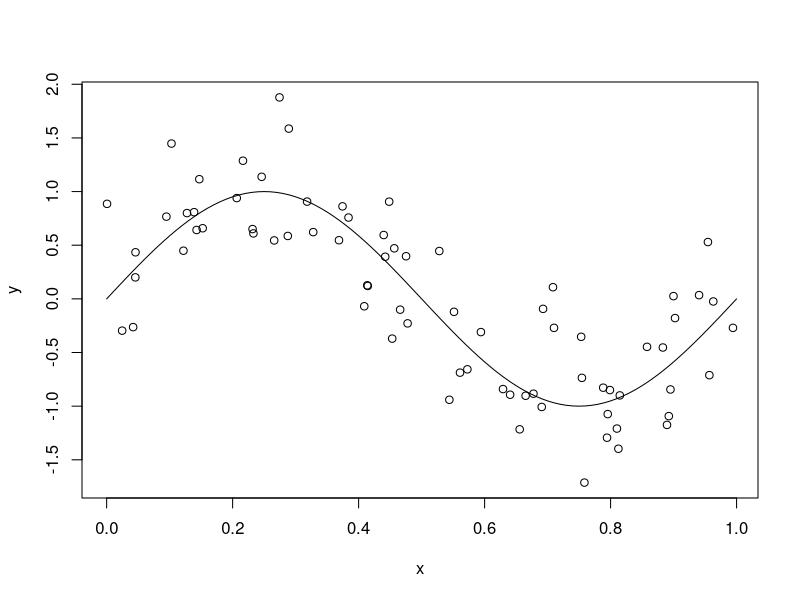
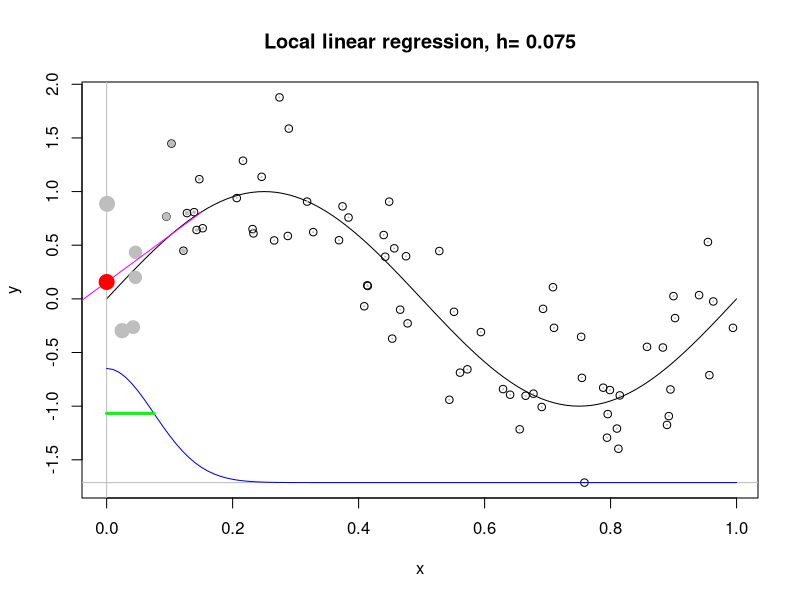
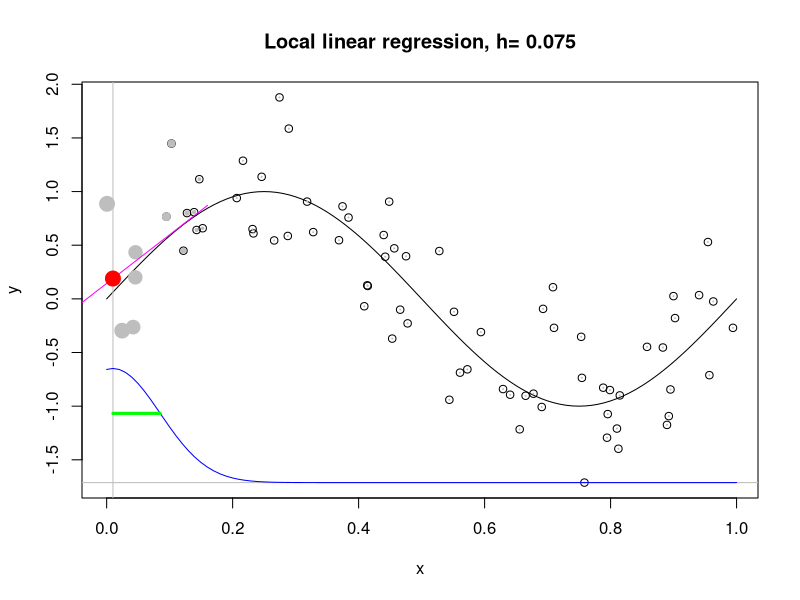
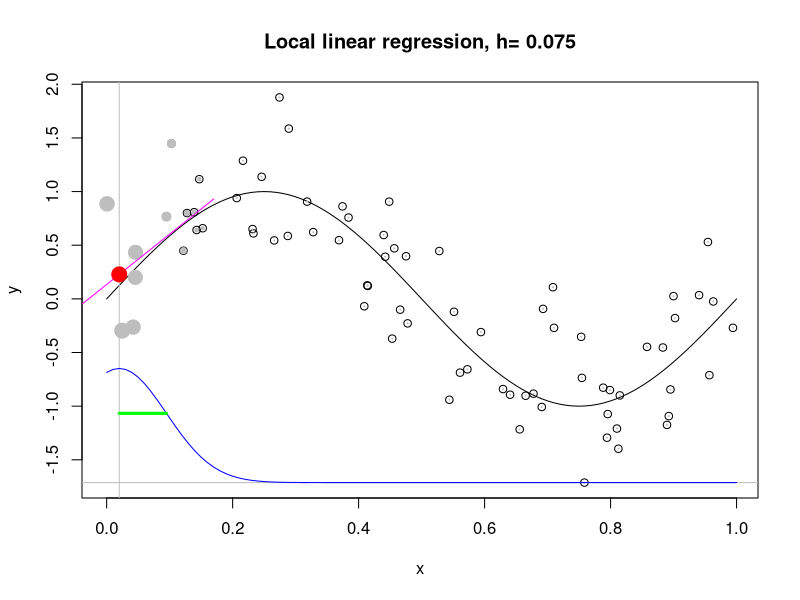
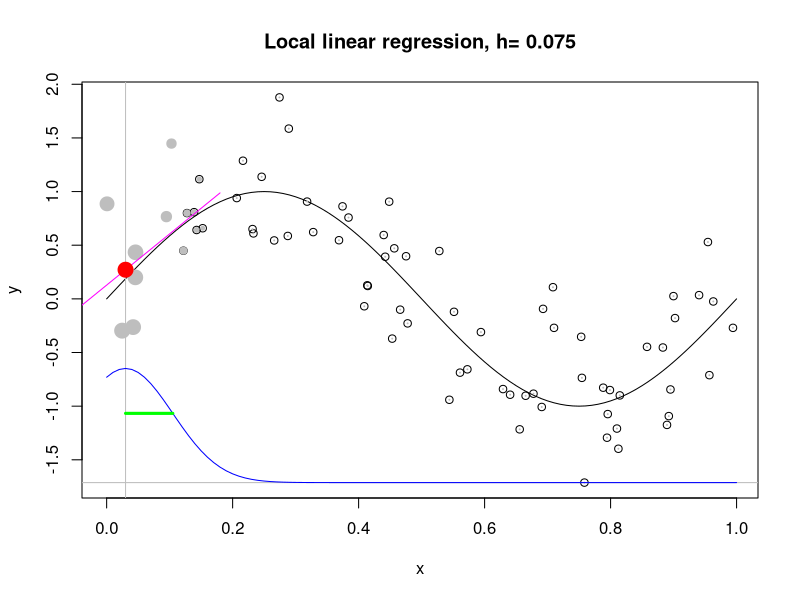
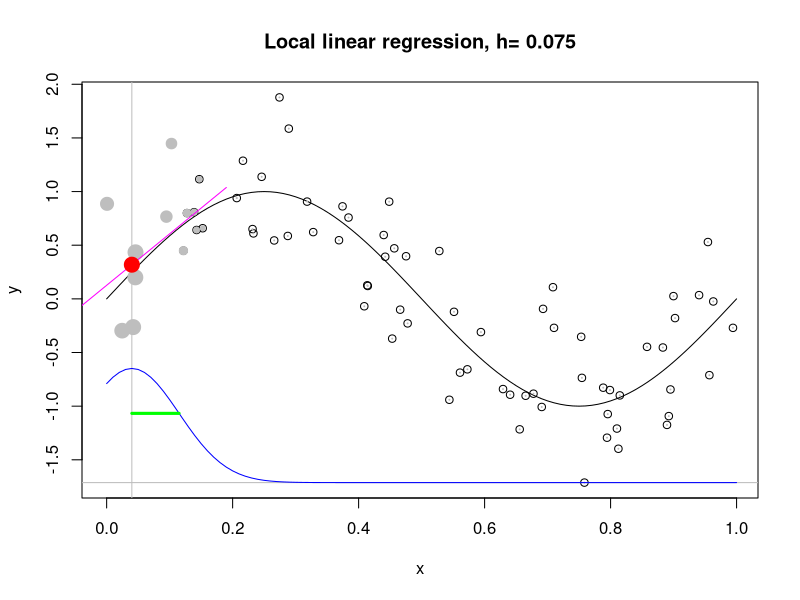
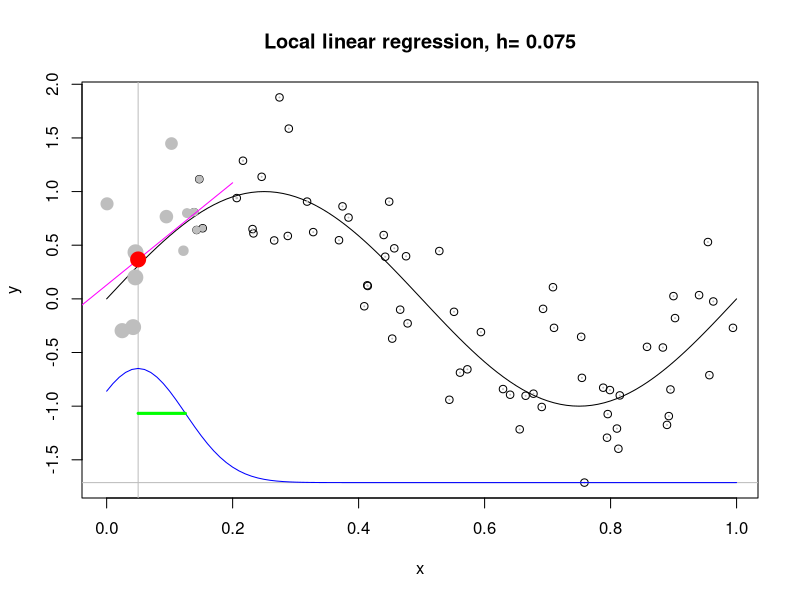
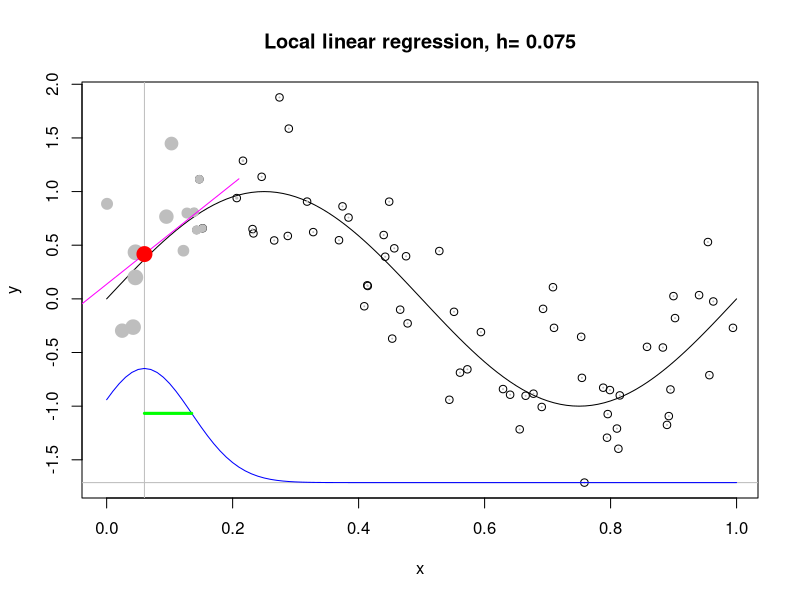

Write the R code that produced these figures, in order. (Note: a time limit stopped this script after it produced the figures.)
## ---- chunk 1
knitr::opts_chunk$set(echo = FALSE)
## ---- chunk 2
set.seed(123) # for reproducibility (123 produces nice plots)
tg <- seq(0,1,by=.01) # Regular grid of values t
nt <- length(tg)      # number of points t in the regular grid
mtg <- sin(2*pi*tg)   # m(tg), true regression 
# generating data
n <- 75       # number of observed data
sigma.e <- .5 # standard deviation of the random noise
x <- runif(n)
mx <- sin(2*pi*x)
y <- mx + rnorm(n,0,sigma.e)

plot(x,y)
lines(tg,mtg)
## ---- chunk 3
step <- .01
vt <- seq(0,1,by=step)

h <- .075

for (t in vt){
  plot(x,y, main=paste("Local linear regression, h=",h))
  lines(tg,mtg)
  abline(v=t,col="grey")
  # Defining the weigths by a Gaussian kernel
  x.t <- x-t
  w.t <- dnorm(x.t,mean=0,sd=h)
  points(x,y,pch=19,cex=2*w.t/(dnorm(0)/h),col="gray")
  # Adding to the graphic the kernel function, evaluated at tg
  abline(h=min(y),col="grey")
  cte=.2 # We define this constant just to have a nice graphic
  lines(tg, min(y) + dnorm(tg-t,mean=0,sd=h) * cte, col="blue" )
  sign_h <- 2*as.numeric(t+h<=1)-1
  lines(c(t,t+sign_h*h),c(min(y) + dnorm(h,mean=0,sd=h) * cte, 
                   min(y) + dnorm(h,mean=0,sd=h) * cte),col="green",lwd=3)
  # Fiting the local linear regression around t
  # points(x,y,pch=19,cex=w.t/2)
  lm.t <- lm(y~x.t,weights=w.t)
  hat.mt <- lm.t$coefficients[1]
  # Plotting the local linear fit around t
  t.minus.h <- t-2*h
  t.plus.h <- t+2*h
  lines( c(t.minus.h, t.plus.h), 
         c(lm.t$coefficients[1]-2*h*lm.t$coefficients[2], 
           lm.t$coefficients[1]+2*h*lm.t$coefficients[2]), col="magenta")
  # Marking the estimated value of m(t)
  points(t,hat.mt,pch=19,cex=2,col="red")
}

# Estimating $m(t)$, for all `t` in `tg`.
hat.mtg <- numeric(nt)
for (i in 1:nt){
  t <- tg[i]
  x.t <- x-t
  w.t <- dnorm(x.t,mean=0,sd=h)
  lm.t <- lm(y~x.t,weights=w.t)
  hat.mtg[i] <- lm.t$coefficients[1]
}

# Repeating the animated plot, but now adding the estimated function 
for (t in vt){
  plot(x,y, main=paste("Local linear regression, h=",h))
  lines(tg,mtg)
  abline(v=t,col="grey")
  # Defining the weigths by a Gaussian kernel
  x.t <- x-t
  w.t <- dnorm(x.t,mean=0,sd=h)
  points(x,y,pch=19,cex=2*w.t/(dnorm(0)/h),col="gray")
  # Adding to the graphic the kernel function, evaluated at tg
  abline(h=min(y),col="grey")
  cte=.2 # We define this constant just to have a nice graphic
  lines(tg, min(y) + dnorm(tg-t,mean=0,sd=h) * cte, col="blue" )
  sign_h <- 2*as.numeric(t+h<=1)-1
  lines(c(t,t+sign_h*h),c(min(y) + dnorm(h,mean=0,sd=h) * cte, 
                   min(y) + dnorm(h,mean=0,sd=h) * cte),col="green",lwd=3)
  # Fiting the local linear regression around t
  lm.t <- lm(y~x.t,weights=w.t)
  hat.mt <- lm.t$coefficients[1]
  # Plotting the local linear fit around t
  t.minus.h <- t-2*h
  t.plus.h <- t+2*h
  lines( c(t.minus.h, t.plus.h), 
         c(lm.t$coefficients[1]-2*h*lm.t$coefficients[2], 
           lm.t$coefficients[1]+2*h*lm.t$coefficients[2]), col="magenta")
  # Marking the estimated value of m(t)
  points(t,hat.mt,pch=19,cex=2,col="red")
  lines(tg[tg<=t],hat.mtg[tg<=t],col=2,lwd=3)
}

## ---- chunk 4
h <- .025 

for (t in vt){
  plot(x,y, main=paste("Local linear regression, h=",h))
  lines(tg,mtg)
  abline(v=t,col="grey")
  # Defining the weigths by a Gaussian kernel
  x.t <- x-t
  w.t <- dnorm(x.t,mean=0,sd=h)
  points(x,y,pch=19,cex=2*w.t/(dnorm(0)/h),col="gray")
  # Adding to the graphic the kernel function, evaluated at tg
  abline(h=min(y),col="grey")
  cte=.2 # We define this constant just to have a nice graphic
  lines(tg, min(y) + dnorm(tg-t,mean=0,sd=h) * cte, col="blue" )
  sign_h <- 2*as.numeric(t+h<=1)-1
  lines(c(t,t+sign_h*h),c(min(y) + dnorm(h,mean=0,sd=h) * cte, 
                   min(y) + dnorm(h,mean=0,sd=h) * cte),col="green",lwd=3)
  # Fiting the local linear regression around t
  # points(x,y,pch=19,cex=w.t/2)
  lm.t <- lm(y~x.t,weights=w.t)
  hat.mt <- lm.t$coefficients[1]
  # Plotting the local linear fit around t
  t.minus.h <- t-2*h
  t.plus.h <- t+2*h
  lines( c(t.minus.h, t.plus.h), 
         c(lm.t$coefficients[1]-2*h*lm.t$coefficients[2], 
           lm.t$coefficients[1]+2*h*lm.t$coefficients[2]), col="magenta")
  # Marking the estimated value of m(t)
  points(t,hat.mt,pch=19,cex=2,col="red")
}

# Estimating $m(t)$, for all `t` in `tg`.
hat.mtg <- numeric(nt)
for (i in 1:nt){
  t <- tg[i]
  x.t <- x-t
  w.t <- dnorm(x.t,mean=0,sd=h)
  lm.t <- lm(y~x.t,weights=w.t)
  hat.mtg[i] <- lm.t$coefficients[1]
}

# Repeating the animated plot, but now adding the estimated function 
for (t in vt){
  plot(x,y, main=paste("Local linear regression, h=",h))
  lines(tg,mtg)
  abline(v=t,col="grey")
  # Defining the weigths by a Gaussian kernel
  x.t <- x-t
  w.t <- dnorm(x.t,mean=0,sd=h)
  points(x,y,pch=19,cex=2*w.t/(dnorm(0)/h),col="gray")
  # Adding to the graphic the kernel function, evaluated at tg
  abline(h=min(y),col="grey")
  cte=.2 # We define this constant just to have a nice graphic
  lines(tg, min(y) + dnorm(tg-t,mean=0,sd=h) * cte, col="blue" )
  sign_h <- 2*as.numeric(t+h<=1)-1
  lines(c(t,t+sign_h*h),c(min(y) + dnorm(h,mean=0,sd=h) * cte, 
                   min(y) + dnorm(h,mean=0,sd=h) * cte),col="green",lwd=3)
  # Fiting the local linear regression around t
  lm.t <- lm(y~x.t,weights=w.t)
  hat.mt <- lm.t$coefficients[1]
  # Plotting the local linear fit around t
  t.minus.h <- t-2*h
  t.plus.h <- t+2*h
  lines( c(t.minus.h, t.plus.h), 
         c(lm.t$coefficients[1]-2*h*lm.t$coefficients[2], 
           lm.t$coefficients[1]+2*h*lm.t$coefficients[2]), col="magenta")
  # Marking the estimated value of m(t)
  points(t,hat.mt,pch=19,cex=2,col="red")
  lines(tg[tg<=t],hat.mtg[tg<=t],col=2,lwd=3)
}
## ---- chunk 5
h <- .2 

for (t in vt){
  plot(x,y, main=paste("Local linear regression, h=",h))
  lines(tg,mtg)
  abline(v=t,col="grey")
  # Defining the weigths by a Gaussian kernel
  x.t <- x-t
  w.t <- dnorm(x.t,mean=0,sd=h)
  points(x,y,pch=19,cex=2*w.t/(dnorm(0)/h),col="gray")
  # Adding to the graphic the kernel function, evaluated at tg
  abline(h=min(y),col="grey")
  cte=.2 # We define this constant just to have a nice graphic
  lines(tg, min(y) + dnorm(tg-t,mean=0,sd=h) * cte, col="blue" )
  sign_h <- 2*as.numeric(t+h<=1)-1
  lines(c(t,t+sign_h*h),c(min(y) + dnorm(h,mean=0,sd=h) * cte, 
                   min(y) + dnorm(h,mean=0,sd=h) * cte),col="green",lwd=3)
  # Fiting the local linear regression around t
  # points(x,y,pch=19,cex=w.t/2)
  lm.t <- lm(y~x.t,weights=w.t)
  hat.mt <- lm.t$coefficients[1]
  # Plotting the local linear fit around t
  t.minus.h <- t-2*h
  t.plus.h <- t+2*h
  lines( c(t.minus.h, t.plus.h), 
         c(lm.t$coefficients[1]-2*h*lm.t$coefficients[2], 
           lm.t$coefficients[1]+2*h*lm.t$coefficients[2]), col="magenta")
  # Marking the estimated value of m(t)
  points(t,hat.mt,pch=19,cex=2,col="red")
}

# Estimating $m(t)$, for all `t` in `tg`.
hat.mtg <- numeric(nt)
for (i in 1:nt){
  t <- tg[i]
  x.t <- x-t
  w.t <- dnorm(x.t,mean=0,sd=h)
  lm.t <- lm(y~x.t,weights=w.t)
  hat.mtg[i] <- lm.t$coefficients[1]
}

# Repeating the animated plot, but now adding the estimated function 
for (t in vt){
  plot(x,y, main=paste("Local linear regression, h=",h))
  lines(tg,mtg)
  abline(v=t,col="grey")
  # Defining the weigths by a Gaussian kernel
  x.t <- x-t
  w.t <- dnorm(x.t,mean=0,sd=h)
  points(x,y,pch=19,cex=2*w.t/(dnorm(0)/h),col="gray")
  # Adding to the graphic the kernel function, evaluated at tg
  abline(h=min(y),col="grey")
  cte=.2 # We define this constant just to have a nice graphic
  lines(tg, min(y) + dnorm(tg-t,mean=0,sd=h) * cte, col="blue" )
  sign_h <- 2*as.numeric(t+h<=1)-1
  lines(c(t,t+sign_h*h),c(min(y) + dnorm(h,mean=0,sd=h) * cte, 
                   min(y) + dnorm(h,mean=0,sd=h) * cte),col="green",lwd=3)
  # Fiting the local linear regression around t
  lm.t <- lm(y~x.t,weights=w.t)
  hat.mt <- lm.t$coefficients[1]
  # Plotting the local linear fit around t
  t.minus.h <- t-2*h
  t.plus.h <- t+2*h
  lines( c(t.minus.h, t.plus.h), 
         c(lm.t$coefficients[1]-2*h*lm.t$coefficients[2], 
           lm.t$coefficients[1]+2*h*lm.t$coefficients[2]), col="magenta")
  # Marking the estimated value of m(t)
  points(t,hat.mt,pch=19,cex=2,col="red")
  lines(tg[tg<=t],hat.mtg[tg<=t],col=2,lwd=3)
}
## ---- chunk 6
h <- .5 

for (t in vt){
  plot(x,y, main=paste("Local linear regression, h=",h))
  lines(tg,mtg)
  abline(v=t,col="grey")
  # Defining the weigths by a Gaussian kernel
  x.t <- x-t
  w.t <- dnorm(x.t,mean=0,sd=h)
  points(x,y,pch=19,cex=2*w.t/(dnorm(0)/h),col="gray")
  # Adding to the graphic the kernel function, evaluated at tg
  abline(h=min(y),col="grey")
  cte=.2 # We define this constant just to have a nice graphic
  lines(tg, min(y) + dnorm(tg-t,mean=0,sd=h) * cte, col="blue" )
  sign_h <- 2*as.numeric(t+h<=1)-1
  lines(c(t,t+sign_h*h),c(min(y) + dnorm(h,mean=0,sd=h) * cte, 
                   min(y) + dnorm(h,mean=0,sd=h) * cte),col="green",lwd=3)
  # Fiting the local linear regression around t
  # points(x,y,pch=19,cex=w.t/2)
  lm.t <- lm(y~x.t,weights=w.t)
  hat.mt <- lm.t$coefficients[1]
  # Plotting the local linear fit around t
  t.minus.h <- t-2*h
  t.plus.h <- t+2*h
  lines( c(t.minus.h, t.plus.h), 
         c(lm.t$coefficients[1]-2*h*lm.t$coefficients[2], 
           lm.t$coefficients[1]+2*h*lm.t$coefficients[2]), col="magenta")
  # Marking the estimated value of m(t)
  points(t,hat.mt,pch=19,cex=2,col="red")
}

# Estimating $m(t)$, for all `t` in `tg`.
hat.mtg <- numeric(nt)
for (i in 1:nt){
  t <- tg[i]
  x.t <- x-t
  w.t <- dnorm(x.t,mean=0,sd=h)
  lm.t <- lm(y~x.t,weights=w.t)
  hat.mtg[i] <- lm.t$coefficients[1]
}

# Repeating the animated plot, but now adding the estimated function 
for (t in vt){
  plot(x,y, main=paste("Local linear regression, h=",h))
  lines(tg,mtg)
  abline(v=t,col="grey")
  # Defining the weigths by a Gaussian kernel
  x.t <- x-t
  w.t <- dnorm(x.t,mean=0,sd=h)
  points(x,y,pch=19,cex=2*w.t/(dnorm(0)/h),col="gray")
  # Adding to the graphic the kernel function, evaluated at tg
  abline(h=min(y),col="grey")
  cte=.2 # We define this constant just to have a nice graphic
  lines(tg, min(y) + dnorm(tg-t,mean=0,sd=h) * cte, col="blue" )
  sign_h <- 2*as.numeric(t+h<=1)-1
  lines(c(t,t+sign_h*h),c(min(y) + dnorm(h,mean=0,sd=h) * cte, 
                   min(y) + dnorm(h,mean=0,sd=h) * cte),col="green",lwd=3)
  # Fiting the local linear regression around t
  lm.t <- lm(y~x.t,weights=w.t)
  hat.mt <- lm.t$coefficients[1]
  # Plotting the local linear fit around t
  t.minus.h <- t-2*h
  t.plus.h <- t+2*h
  lines( c(t.minus.h, t.plus.h), 
         c(lm.t$coefficients[1]-2*h*lm.t$coefficients[2], 
           lm.t$coefficients[1]+2*h*lm.t$coefficients[2]), col="magenta")
  # Marking the estimated value of m(t)
  points(t,hat.mt,pch=19,cex=2,col="red")
  lines(tg[tg<=t],hat.mtg[tg<=t],col=2,lwd=3)
}
## ---- chunk 7
vh <- c(.025, .075, .2, .5)
op<-par(mfrow=c(2,2))

for (t in vt){
  for (h in vh){
    plot(x,y, main=paste("Local linear regression, h=",h))
    lines(tg,mtg)
    abline(v=t,col="grey")
    # Defining the weigths by a Gaussian kernel
    x.t <- x-t
    w.t <- dnorm(x.t,mean=0,sd=h)
    points(x,y,pch=19,cex=2*w.t/(dnorm(0)/h),col="gray")
    # Adding to the graphic the kernel function, evaluated at tg
    abline(h=min(y),col="grey")
    cte=.2 # We define this constant just to have a nice graphic
    lines(tg, min(y) + dnorm(tg-t,mean=0,sd=h) * cte, col="blue" )
    sign_h <- 2*as.numeric(t+h<=1)-1
    lines(c(t,t+sign_h*h),c(min(y) + dnorm(h,mean=0,sd=h) * cte, 
                     min(y) + dnorm(h,mean=0,sd=h) * cte),col="green",lwd=3)
    # Fiting the local linear regression around t
    # points(x,y,pch=19,cex=w.t/2)
    lm.t <- lm(y~x.t,weights=w.t)
    hat.mt <- lm.t$coefficients[1]
    # Plotting the local linear fit around t
    t.minus.h <- t-2*h
    t.plus.h <- t+2*h
    lines( c(t.minus.h, t.plus.h), 
           c(lm.t$coefficients[1]-2*h*lm.t$coefficients[2], 
             lm.t$coefficients[1]+2*h*lm.t$coefficients[2]), col="magenta")
    # Marking the estimated value of m(t)
    points(t,hat.mt,pch=19,cex=2,col="red")
  }
}

# Repeating the animated plot, but now adding the estimated function 
for(t in vt){
  for (h in vh){
    plot(x,y, main=paste("Local linear regression, h=",h))
    lines(tg,mtg)
    abline(v=t,col="grey")
    # Defining the weights by a Gaussian kernel
    x.t <- x-t
    w.t <- dnorm(x.t,mean=0,sd=h)
    points(x,y,pch=19,cex=2*w.t/(dnorm(0)/h),col="gray")
    # Adding to the graphic the kernel function, evaluated at tg
    abline(h=min(y),col="grey")
    cte=.2 # We define this constant just to have a nice graphic
    lines(tg, min(y) + dnorm(tg-t,mean=0,sd=h) * cte, col="blue" )
    sign_h <- 2*as.numeric(t+h<=1)-1
    lines(c(t,t+sign_h*h),c(min(y) + dnorm(h,mean=0,sd=h) * cte, 
                     min(y) + dnorm(h,mean=0,sd=h) * cte),col="green",lwd=3)
    # Fiting the local linear regression around t
    lm.t <- lm(y~x.t,weights=w.t)
    hat.mt <- lm.t$coefficients[1]
    # Plotting the local linear fit around t
    t.minus.h <- t-2*h
    t.plus.h <- t+2*h
    lines( c(t.minus.h, t.plus.h), 
           c(lm.t$coefficients[1]-2*h*lm.t$coefficients[2], 
             lm.t$coefficients[1]+2*h*lm.t$coefficients[2]), col="magenta")
    # Marking the estimated value of m(t)
    points(t,hat.mt,pch=19,cex=2,col="red")
  
    # Estimating $m(t)$, for all `t` in `tg`.
    hat.mtg <- numeric(nt)
    for (i in 1:nt){
      x.t <- x-tg[i]
      w.t <- dnorm(x.t,mean=0,sd=h)
      lm.t <- lm(y~x.t,weights=w.t)
      hat.mtg[i] <- lm.t$coefficients[1]
    }
    lines(tg[tg<=t],hat.mtg[tg<=t],col=2,lwd=3)
  }
}
par(op)
## ---- chunk 8
# Writing a local linear regression function
loc.lin.reg <- function(x, y, h=range(x)/10, tg=seq(min(x),max(x),length=51)){
  nt <- length(tg)
  mt <- numeric(nt)
  for (i in 1:nt){
    t <- tg[i]
    w.t <- dnorm(x-t,mean=0,sd=h)
    x.t <- x-t
    lm.t <- lm(y~x.t,weights=w.t)
    mt[i] <- lm.t$coefficients[1]
  }
  return(list(mt=mt,tg=tg,h=h))
}
## ---- chunk 9
vh <- c(.025, .075, .2, .5)
llr1 <- loc.lin.reg(x=x,y=y, h=vh[1], tg=tg)
llr2 <- loc.lin.reg(x=x,y=y, h=vh[2], tg=tg)
llr3 <- loc.lin.reg(x=x,y=y, h=vh[3], tg=tg)
llr4 <- loc.lin.reg(x=x,y=y, h=vh[4], tg=tg)
plot(x,y)
lines(tg,mtg)
lines(tg,llr1$mt,col=2,lwd=2)
lines(tg,llr2$mt,col=3,lwd=2)
lines(tg,llr3$mt,col=4,lwd=2)
lines(tg,llr4$mt,col=6,lwd=2)
legend("topright",c(paste("h=",vh[1],sep=''),
                    paste("h=",vh[2],sep=''),
                    paste("h=",vh[3],sep=''),
                    paste("h=",vh[4],sep='')),
       col=c(2,3,4,6),lty=1,lwd=2, cex=.75)
